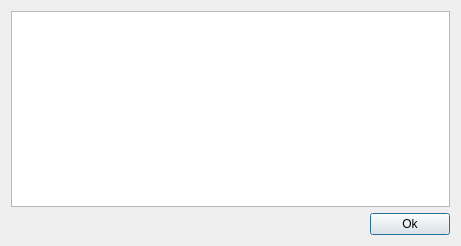
<?xml version="1.0" encoding="UTF-8"?>
<ui version="4.0">
 <class>AboutUs</class>
 <widget class="QDialog" name="AboutUs">
  <property name="enabled">
   <bool>true</bool>
  </property>
  <property name="geometry">
   <rect>
    <x>0</x>
    <y>0</y>
    <width>461</width>
    <height>246</height>
   </rect>
  </property>
  <property name="windowTitle">
   <string>Dialog</string>
  </property>
  <layout class="QVBoxLayout" name="verticalLayout_3">
   <item>
    <layout class="QVBoxLayout" name="verticalLayout_2">
     <item>
      <layout class="QHBoxLayout" name="horizontalLayout" stretch="0">
       <item>
        <widget class="QPlainTextEdit" name="aboutustextedit">
         <property name="readOnly">
          <bool>true</bool>
         </property>
         <property name="plainText">
          <string/>
         </property>
        </widget>
       </item>
      </layout>
     </item>
     <item>
      <layout class="QHBoxLayout" name="horizontalLayout_2">
       <item>
        <spacer name="horizontalSpacer">
         <property name="orientation">
          <enum>Qt::Horizontal</enum>
         </property>
         <property name="sizeHint" stdset="0">
          <size>
           <width>40</width>
           <height>20</height>
          </size>
         </property>
        </spacer>
       </item>
       <item>
        <widget class="QPushButton" name="ok">
         <property name="text">
          <string>Ok</string>
         </property>
        </widget>
       </item>
      </layout>
     </item>
    </layout>
   </item>
  </layout>
 </widget>
 <resources/>
 <connections>
  <connection>
   <sender>ok</sender>
   <signal>clicked()</signal>
   <receiver>AboutUs</receiver>
   <slot>close()</slot>
   <hints>
    <hint type="sourcelabel">
     <x>370</x>
     <y>362</y>
    </hint>
    <hint type="destinationlabel">
     <x>209</x>
     <y>192</y>
    </hint>
   </hints>
  </connection>
 </connections>
</ui>
